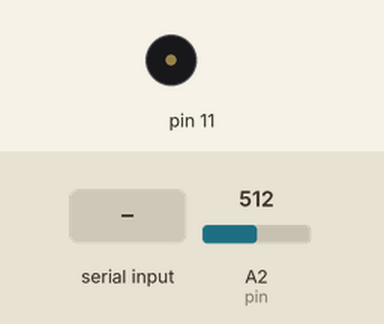
The sketch below on a simulated Arduino Uno, built with avr-gcc and run on an emulated ATmega328P. On the bench: buzzer (waves = sounding). Inputs (shaded band) come from the test bench; at power-on: A2 (pin) = 512. What the sketch prints to the serial monitor is not drawn.

Above: at 1.2 s.
1.3 s: "a" received over Serial
At 2.5 s:
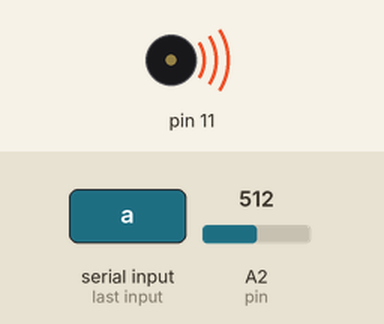
2.8 s: A2 (pin) set to 716
4.7 s: A2 (pin) set to 900
6.6 s: A2 (pin) set to 1010
8.5 s: A2 (pin) set to 1023
10.4 s: A2 (pin) set to 990
Timing chart, 0 to 13.3 s (numbered marks = the images above; inputs shaded):
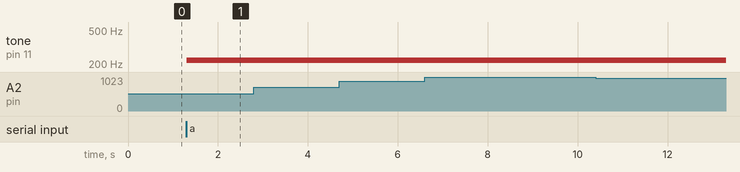

The sketch:

SerialScope2.ino
```cpp
#include <Tone.h>
 int notes[] = { NOTE_A3,
                NOTE_B3,
                NOTE_C4,
                NOTE_D4,
                NOTE_E4,
                NOTE_F4,
                NOTE_G4 };


// You can declare the tones as an array
Tone notePlayer[2];
/*
  SerialScope

    Draws a graph of the analog signal on the Serial.

    1. read the pin
    2. map the analog readings to a range [a,b]
    3. draw the range [a,b] to the range [0,SERIAL_COLUMNS] on the Serial
    4. waits the samplign time and repeat from 1

 */

#define SERIAL_COLUMNS 78
#define ZERO_CHAR 'O'
#define BAR_CHAR '#'
#define END_CHAR '|'
#define A2 2
/*
    Modify the following to suite your needs!
*/
int pin = A2;                // the pin to read
int scope_range_min = -1000; // minimum value of the range [a]
int scope_range_max = 1000;  // maximum value of the range [b]
int sampling = 50;           // sampling time

char buf[SERIAL_COLUMNS + 2];
unsigned long thetime = 0;
int sensorValue = 0;
int zero_pos = 0; // position of the zero in [a,b] relative to [0,SERIAL_COLUMNS]

int
convert_to_serial(int value) {
  // map it to the wanted range for the input
  int tempValue = map(value, 0, 1023, scope_range_min, scope_range_max);
  // now, map it to the serial line length
  return map(tempValue, scope_range_min, scope_range_max, 0, SERIAL_COLUMNS);
}

void
prepare_line(int val) {
  memset(buf, ' ', sizeof(buf));
  buf[zero_pos] = ZERO_CHAR;
  if(zero_pos > val) {
    // for(int i=val;i<zero_pos;i++) buf[i]=BAR_CHAR;
    memset(buf + val, BAR_CHAR, zero_pos - val);
  } else if(zero_pos < val) {
    // for(int i=val;i>zero_pos;i--) buf[i]=BAR_CHAR;
    memset(buf + zero_pos + 1, BAR_CHAR, val - zero_pos);
  }
  buf[SERIAL_COLUMNS] = END_CHAR;
  buf[SERIAL_COLUMNS + 1] = 0;
}

void
serial_scope(int value) {
  int val = convert_to_serial(value);
  prepare_line(val);
  Serial.print(buf);

  Serial.print(" ");
  float voltage = sensorValue * (5.0 / 1023.0);

  Serial.println(voltage);
}

void
setup() {
  Serial.begin(38400);
  pinMode(pin, INPUT);
  notePlayer[0].begin(11);
  notePlayer[1].begin(12);
  // finds the zero of the scope graph
  if(scope_range_max < 0)
    zero_pos = SERIAL_COLUMNS;
  else if(scope_range_min > 0)
    zero_pos = 0;
  else
    zero_pos = map(0, scope_range_min, scope_range_max, 0, SERIAL_COLUMNS);
}
void handleSerial(void)
{
  char c;

    c = Serial.read();

    switch(c)
    {
      case 'a'...'g':
        notePlayer[0].play(notes[c - 'a']);
        Serial.println(notes[c - 'a']);
        break;
      case 's':
        notePlayer[0].stop();
        break;

      case 'A'...'G':
        notePlayer[1].play(notes[c - 'A']);
        Serial.println(notes[c - 'A']);
        break;
      case 'S':
        notePlayer[1].stop();
        break;

      default:
        notePlayer[1].stop();
        notePlayer[0].play(NOTE_B2);
        delay(300);
        notePlayer[0].stop();
        delay(100);
        notePlayer[1].play(NOTE_B2);
        delay(300);
        notePlayer[1].stop();
        break;
  }
}
void
loop() {

  if(Serial.available())
    handleSerial();

  sensorValue = analogRead(pin);
  thetime = millis();
  serial_scope(sensorValue);
  thetime = millis() - thetime;
  delay(thetime > sampling ? 0 : (sampling - thetime));
}
```

Measured:
- after the input at 1.3 s, tone on pin 11: silent → 220 Hz at once
- after the input at 2.8 s, every drawn part: stays the same
- after the input at 4.7 s, every drawn part: stays the same
- after the input at 6.6 s, every drawn part: stays the same
- after the input at 8.5 s, every drawn part: stays the same
- after the input at 10.4 s, every drawn part: stays the same
